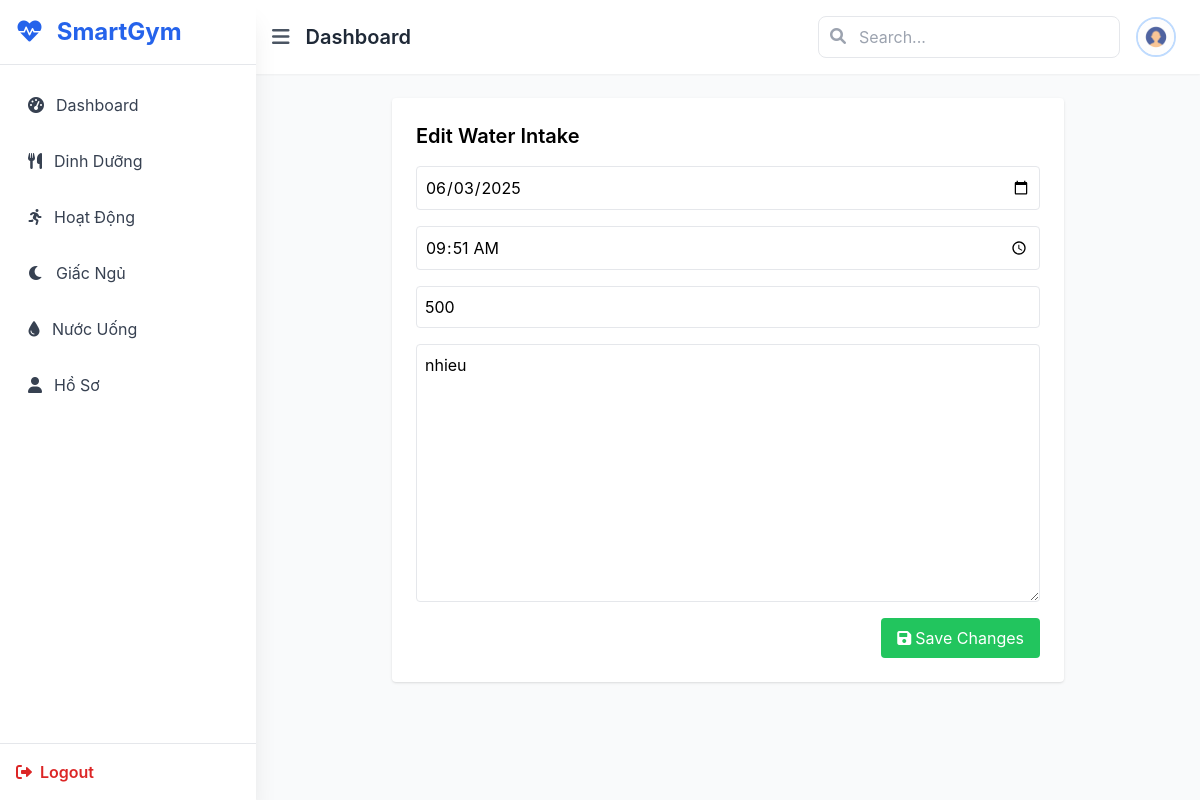
/edit/47/ (signed in), run on the app's committed database.
### hydration/models.py (models this page shows, shortened)
class WaterIntake(models.Model):
    user = models.ForeignKey(settings.AUTH_USER_MODEL, on_delete=models.CASCADE)
    date = models.DateField()
    time = models.TimeField()
    amount_ml = models.PositiveIntegerField()
    note = models.TextField(blank=True)

### main/views.py (the view)
# urls.py: path('edit/<int:pk>/', views.edit_water_intake, name='edit_water'),
@login_required
def edit_water_intake(request, pk):
    entry = get_object_or_404(WaterIntake, id=pk, user=request.user)
    form = WaterIntakeForm(request.POST or None, instance=entry)
    if request.method == 'POST' and form.is_valid():
        form.save()
        return redirect('water_intake')
    return render(request, 'main/edit_water.html', {'form': form, 'entry': entry})

### hydration/forms.py
class WaterIntakeForm(forms.ModelForm):
    class Meta:
        model = WaterIntake
        fields = ['date', 'time', 'amount_ml', 'note']
        widgets = {
            'date': forms.DateInput(attrs={'type': 'date'}),
            'time': forms.TimeInput(attrs={'type': 'time'}),
        }

### main/templatetags/form_filters.py (called while the page is built)
@register.filter(name='add_class')
def add_class(field, css_class):
    try:
        return field.as_widget(attrs={"class": css_class})
    except AttributeError:
        return field  # fallback nếu field không có .as_widget

### main/templates/main/edit_water.html (shortened to what this page needs)
{% extends 'main/base.html' %}
{% load form_filters %}
{% block content %}
<div class="max-w-2xl mx-auto p-6 bg-white rounded shadow">
    <h2 class="text-xl font-semibold mb-4">Edit Water Intake</h2>
    <form method="POST" class="grid grid-cols-1 gap-4">
        {{ form.date|add_class:"w-full p-2 border rounded" }}
        {{ form.time|add_class:"w-full p-2 border rounded" }}
        {{ form.amount_ml|add_class:"w-full p-2 border rounded" }}
        {{ form.note|add_class:"w-full p-2 border rounded" }}
        <div class="flex justify-end">
            <button type="submit" class="bg-green-500 text-white px-4 py-2 rounded hover:bg-green-600">
                <i class="fas fa-save mr-1"></i>Save Changes
            </button>
        </div>
    </form>
</div>
{% endblock %}

### main/static/css/styles.css (style rules this page uses)
body { font-family: "Inter", sans-serif; }

### data on the page
WaterIntake: date "06/03/2025", time "09:51:00", amount_ml "500", note "nhieu"
